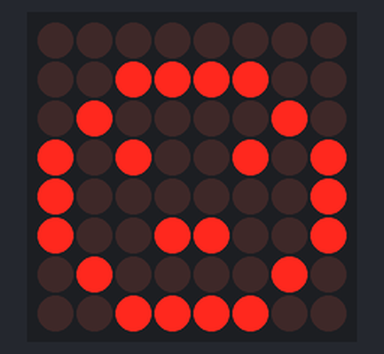
Bench run of a sketch on a simulated Arduino Uno, built with avr-gcc and run on an emulated ATmega328P. Parts: 8×8 LED matrix. Wiring (inferred from the names in the program): shift register (74HC595): data pin 11; shift clock pin 13; latch pin 12; LED matrix (orientation assumed): rows Q0, Q1, Q2, Q3, Q4, Q5, Q6, Q7; columns pin 2, pin 3, pin 4, pin 5, pin 6, pin 7, pin 8, pin 9.

Above: at 0.1 s.
At 5.42 s:
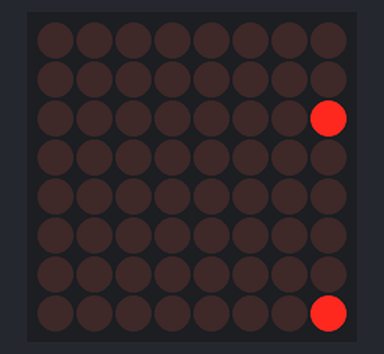
At 7.04 s:
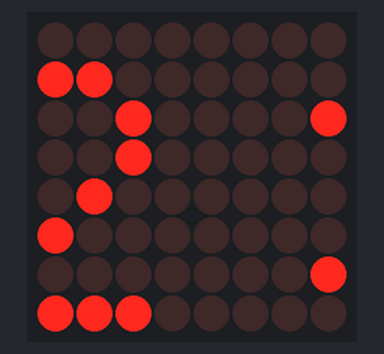
At 8.75 s:
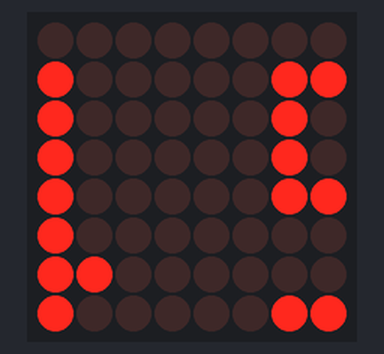
At 13.68 s:
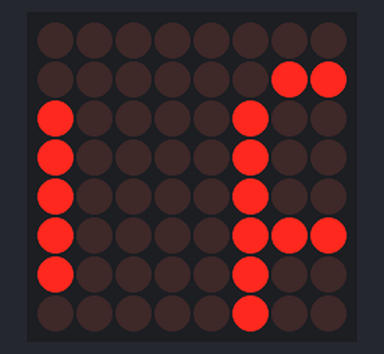
At 17.5 s:
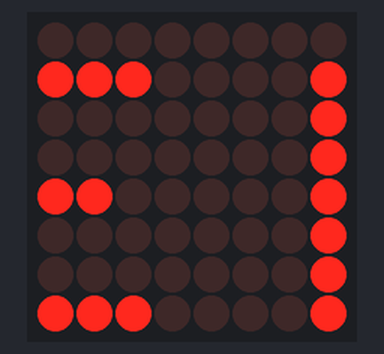

The sketch:

led_matrix.ino
```cpp
int latchPin = 12;
int clockPin = 13;
int dataPin = 11;
int LEDPin[] = {2, 3, 4, 5, 6, 7, 8, 9}; // coluna de pinos ligados
int LEDPin_size = sizeof(LEDPin) / sizeof(LEDPin[0]);

// Definindo o pattern para reproduzir uma carinha sorrindo
const int smilingFace[] = {
  0x1C, 0x22, 0x51, 0x45, 0x45, 0x51, 0x22, 0x1C
};

// Define os dados dos números e letras, depois salva em "flash area"
const int data[] PROGMEM = {
  0x00, 0x00, 0x00, 0x00, 0x00, 0x00, 0x00, 0x00, // " "
  0x00, 0x00, 0x21, 0x7F, 0x01, 0x00, 0x00, 0x00, // "1"
  0x00, 0x00, 0x23, 0x45, 0x49, 0x31, 0x00, 0x00, // "2"
  0x00, 0x00, 0x22, 0x49, 0x49, 0x36, 0x00, 0x00, // "3"
  0x00, 0x00, 0x0E, 0x32, 0x7F, 0x02, 0x00, 0x00, // "4"
  0x00, 0x00, 0x79, 0x49, 0x49, 0x46, 0x00, 0x00, // "5"
  0x00, 0x00, 0x3E, 0x49, 0x49, 0x26, 0x00, 0x00, // "6"
  0x00, 0x00, 0x60, 0x47, 0x48, 0x70, 0x00, 0x00, // "7"
  0x00, 0x00, 0x36, 0x49, 0x49, 0x36, 0x00, 0x00, // "8"
  0x00, 0x00, 0x32, 0x49, 0x49, 0x3E, 0x00, 0x00, // "9"
  0x00, 0x00, 0x3E, 0x41, 0x41, 0x3E, 0x00, 0x00, // "0"
  0x00, 0x00, 0x3F, 0x44, 0x44, 0x3F, 0x00, 0x00, // "A"
  0x00, 0x00, 0x7F, 0x49, 0x49, 0x36, 0x00, 0x00, // "B"
  0x00, 0x00, 0x3E, 0x41, 0x41, 0x22, 0x00, 0x00, // "C"
  0x00, 0x00, 0x7F, 0x41, 0x41, 0x3E, 0x00, 0x00, // "D"
  0x00, 0x00, 0x7F, 0x49, 0x49, 0x41, 0x00, 0x00, // "E"
  0x00, 0x00, 0x7F, 0x48, 0x48, 0x40, 0x00, 0x00  // "F"
};

void setup() {
  pinMode(latchPin, OUTPUT);
  pinMode(clockPin, OUTPUT);
  pinMode(dataPin, OUTPUT);

  for (int i = 0; i < LEDPin_size; i++) {
    pinMode(LEDPin[i], OUTPUT);
  }
}

void loop() {
  // Define uma variável de um byte (8 bits) que é usada para representar o estado selecionado de 8 colunas.
  int cols;

  for (int j = 0; j < 500; j++) {
    cols = 0x01; // Atribui 0x01 (binário 00000001) à variável, que representa que a primeira coluna está selecionada.

    for (int i = 0; i < 8; i++) {     // mostra os dados de 8 colunas escaneando
      matrixColsVal(cols);
      matrixRowsVal(smilingFace[i]);  // exibe os dados nessa coluna
      delay(1);
      matrixRowsVal(0x00);            // limpa os dados dessa coluna
      cols <<=1;
    }
  }

  // Exibir os padrões dinâmicos de números e letras.
  for (int i = 0; i < 128; i++) { // "espaço, 0-9, A-F" 16 letras, cada letra possui 8 colunas, totalizando 136 colunas. Primeiramente, exibe espaço, depois faz 128 deslocamentos (136-8).
    for (int k = 0; k < 10; k++) {    // repete a imagem de cada frame 10 vezes
      cols = 0x01;

      for (int j = i; j < 8 + i; j++) {                  // exibe a imagem em cada frame
        matrixColsVal(cols);
        matrixRowsVal(pgm_read_word_near(data + j)); // exibe os dados nessa coluna
        delay(1);
        matrixRowsVal(0x00);
        cols <<= 1;
      }
    }
  }
}

void matrixRowsVal(int value) {
  digitalWrite(latchPin, LOW);

  // Envia dados para o 74HC959 chip
  shiftOut(dataPin, clockPin, LSBFIRST, value);

  digitalWrite(latchPin, HIGH);
}

void matrixColsVal(byte value) {
  byte cols = 0x01;

  for (int i = 0; i < 8; i++) {
    // Exibe os dados para a porta correspondente
    digitalWrite(LEDPin[i], ((value & cols) == cols) ? LOW : HIGH);
    cols <<= 1;
  }
}
```

Measured:
- by itself, everything shown: repeats every 17.9 s, in 127 steps
- what the display in image 0 shows lasts 5.1 s, from 0.0 s to 5.1 s
